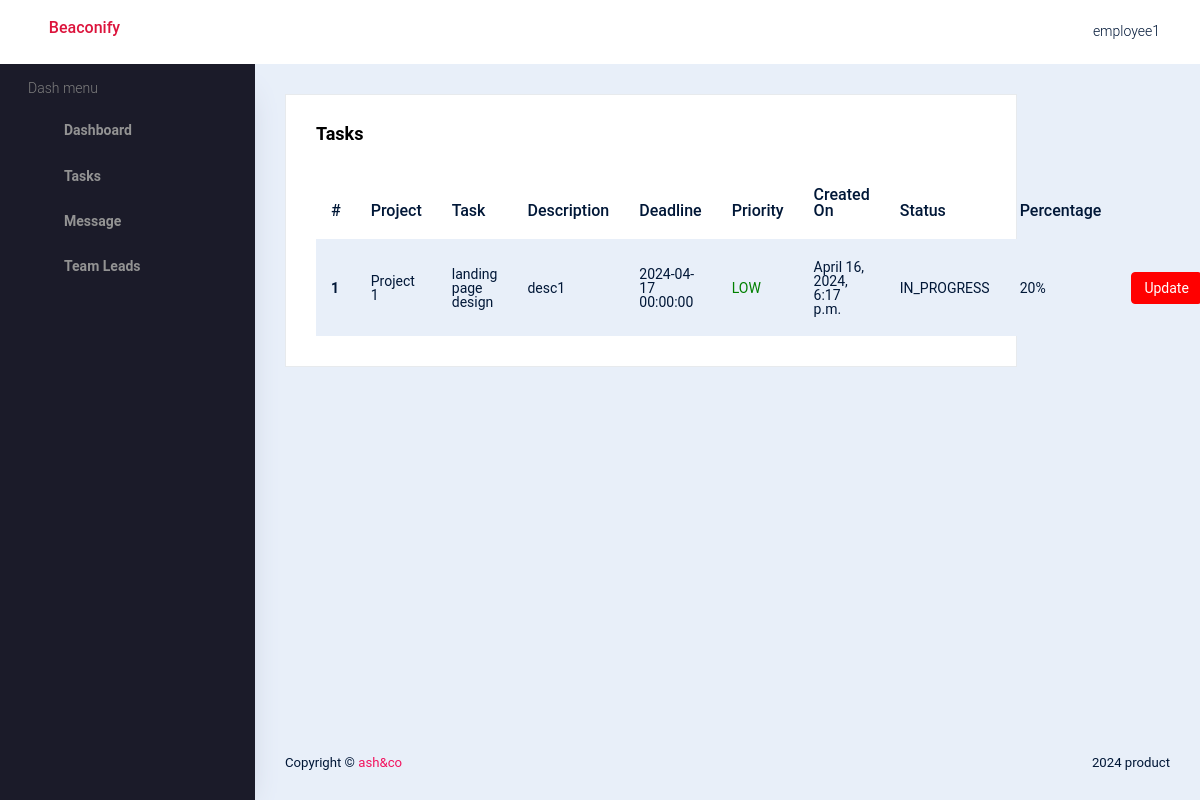
Before: /emp/task-view-employee/ (signed in) with the older database file.
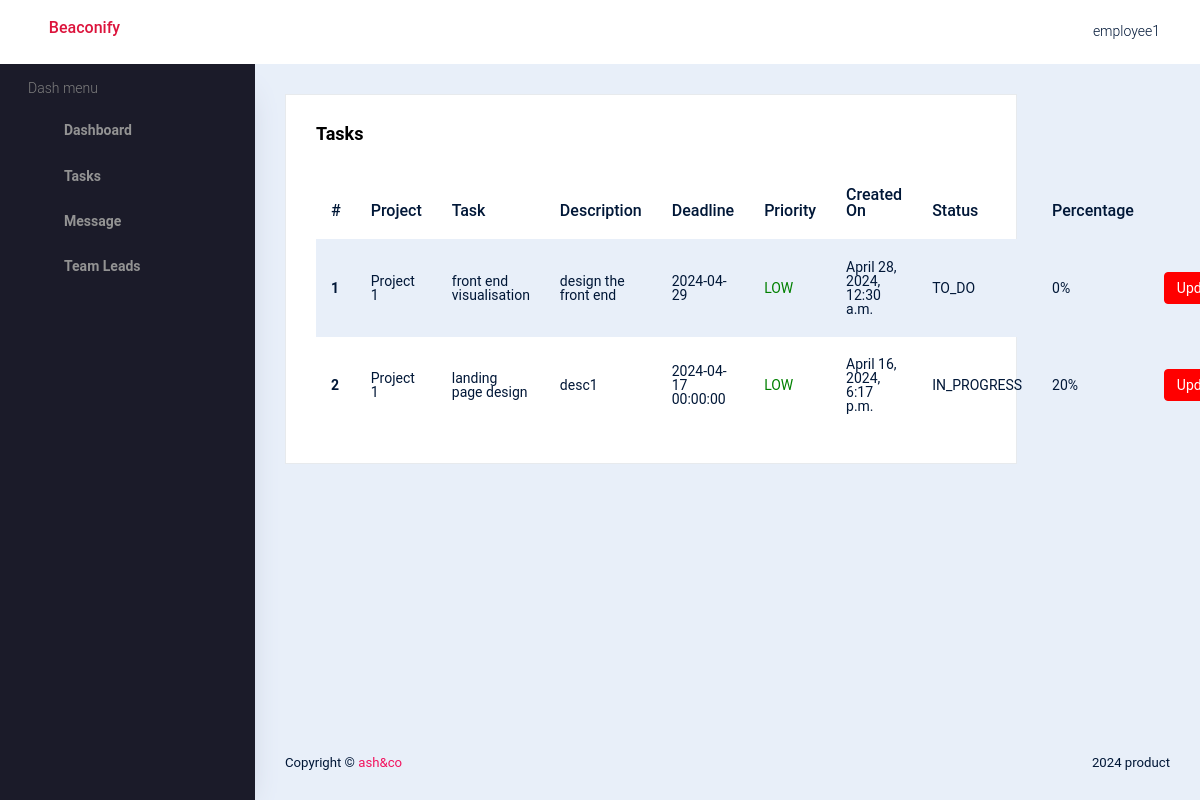
After: the same page with the newer database file.
### tl_app/models.py (models this page shows)
class Task(BaseModel):
    STATUS_CHOICES = [
        ('TO_DO', 'To Do'),
        ('IN_PROGRESS', 'In Progress'),
        ('DONE', 'Done'),
    ]
    PRIORITY_CHOICES = [
        ('LOW', 'LOW'),
        ('HIGH', 'HIGH'),
        ('CRITICAL', 'CRITICAL'),
    ]
    employee = models.ForeignKey(User, on_delete=models.CASCADE)
    project = models.ForeignKey(Project, on_delete=models.CASCADE,related_name='tasks')
    name = models.CharField(max_length=200,null=True,blank=True)
    description = models.TextField(null=True,blank=True)
    deadline = models.CharField(max_length=20,null=True,blank=True)
    status = models.CharField(max_length=20, choices=STATUS_CHOICES, default='TO_DO')
    priority = models.CharField(max_length=20,choices=PRIORITY_CHOICES,default='LOW')
    percentage = models.IntegerField(null=True,blank=True,default=0)

### accounts/models.py (models this page shows)
class BaseModel(models.Model):
    created_on = models.DateTimeField(auto_now_add=True, null=True)
    updated_on = models.DateTimeField(auto_now=True)
    is_deleted = models.BooleanField(default=False)
    class Meta:
        abstract = True
        ordering = ['-created_on']

class Project(BaseModel):
    teamlead = models.ForeignKey(User,on_delete=models.CASCADE)
    name = models.CharField(max_length=200,blank=True, null=True)
    description = models.TextField(blank=True, null=True)
    def __str__(self):
        return self.name

### emp_app/views.py (the view)
# urls.py: path('task-view-employee/',views.task_view_employee,name='task-view-employee'),
@login_required(login_url='sign-in')
def task_view_employee(request):
    data = Task.objects.filter(employee=request.user)
    context = {'data':data}
    return render(request,'emptemp/tasks.html',context)

### accounts/models.py (called while the page is built)
    def __str__(self):
        return self.username

### templates/emptemp/tasks.html
{% extends 'emptemp/index.html' %}
{% load crispy_forms_tags %}
{% block content %}
<div class="card">
    <div class="card-body">
        <h3 class="card-title">Tasks</h3>
        <table class="table table-striped">
            <thead>
                <tr>
                    <th scope="col">#</th>
                    <th scope="col">Project</th>
                    <th scope="col">Task</th>
                    <th scope="col">Description</th>
                    <th scope="col">Deadline</th>
                    <th scope="col">Priority</th>
                    <th scope="col">Created On</th>
                    <th scope="col">Status</th>
                    <th scope="col">Percentage</th>
                </tr>
            </thead>
            <tbody>
                {% for i in data %}
                <tr>
                    <th scope="row">{{ forloop.counter }}</th>
                    <td>{{i.project}}</td>
                    <td>{{i.name}}</td>
                    <td>{{i.description}}</td>
                    <td>{{i.deadline}}</td>
                    <td style="color:
                        {% if i.priority == 'LOW' %}
                            green
                        {% elif i.priority == 'HIGH' %}
                            orange
                        {% elif i.priority == 'CRITICAL' %}
                            red
                        {% endif %}
                        ">{{i.priority}}</td>
                    <td>{{i.created_on}}</td>
                    <td>{{i.status}}</td>
                    <td>{{i.percentage}}%</td>
                    <td><a href="{% url 'update-task-status' i.id %}" class="btn btn-sm btn-danger">Update</a></td>
                </tr>
                {% endfor %}
            </tbody>
        </table>
    </div>
</div>
{% endblock %}

Changed rows visible on the page:
added Task: project "Project 1", name "front end visualisation", description "design the front end", deadline "2024-04-29", priority "LOW", created_on "April 28, 2024, 12:30 a.m.", status "TO_DO", percentage "0"
